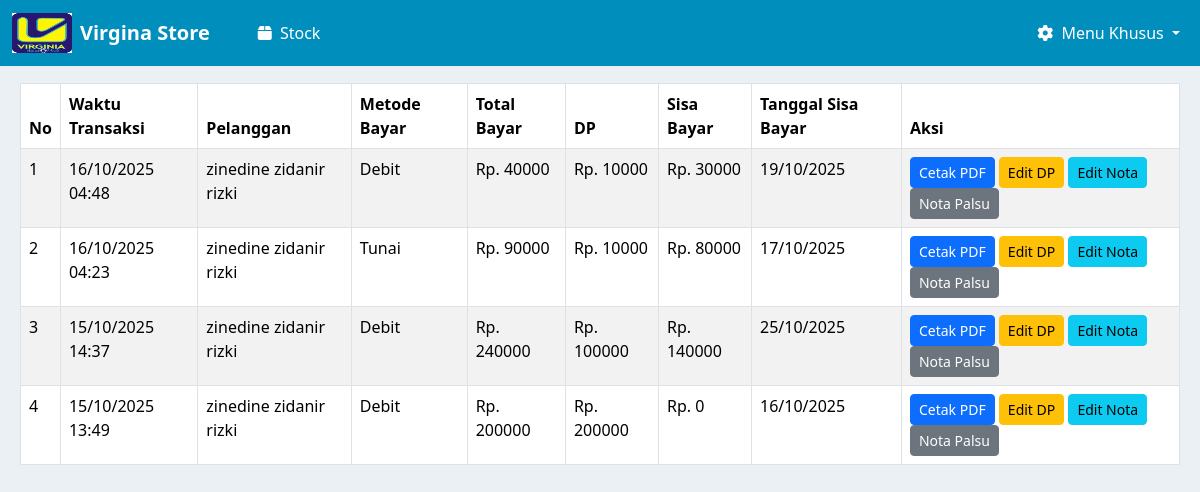
Before: /nota/cetak_nota_kosong/ with the older database file.
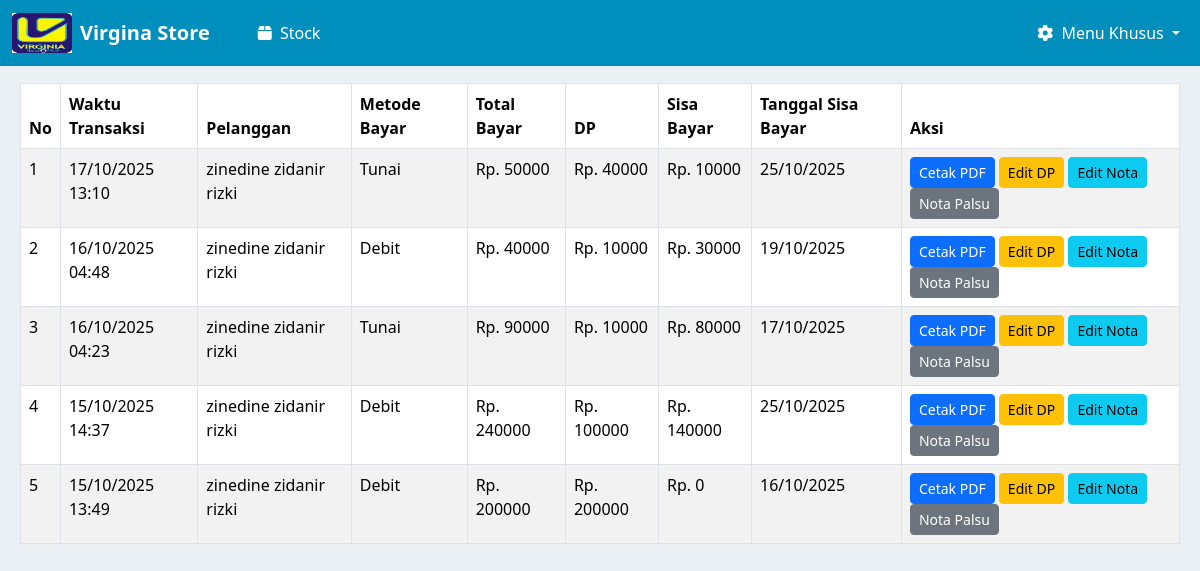
After: the same page with the newer database file.
### nota/models.py (models this page shows, shortened)
class NotaPayment(models.Model):
    PAYMENT_METHOD_CHOICES = [
        ('tunai', 'Tunai'),
        ('debit', 'Debit'),
    ]
    customer = models.ForeignKey(Customer, on_delete=models.CASCADE)
    tanggal_sisa_bayar = models.DateField()
    metode_pembayaran = models.CharField(max_length=10, choices=PAYMENT_METHOD_CHOICES)
    total_bayar = models.DecimalField(max_digits=12, decimal_places=2)
    dp = models.DecimalField(max_digits=12, decimal_places=2)
    sisa = models.DecimalField(max_digits=12, decimal_places=2)
    created_at = models.DateTimeField(auto_now_add=True)
    class Meta:
        verbose_name = "Nota Payment"
        verbose_name_plural = "Nota Payments"

### kasir/models.py (models this page shows, shortened)
class Customer(models.Model):
    nama = models.CharField(max_length=100)
    alamat_customer = models.TextField(blank=True, null=True)
    no_telpon_customer = models.CharField(max_length=20, blank=True, null=True)
    shipping_agent = models.CharField(max_length=100, blank=True, null=True)

### nota/views.py (the view)
# urls.py: path('cetak_nota_kosong/', views.cetak_nota_kosong, name='cetak-nota-kosong'),
def cetak_nota_kosong(request):
    notas = NotaPayment.objects.all().order_by('-created_at')
    return render(request, 'cetak_nota_kosong.html', {'notas': notas})

### nota/templates/cetak_nota_kosong.html (shortened to what this page needs)
{% extends 'base.html' %}
{% block content %}
<div class="" style="margin-left: 20px; margin-right: 20px;">
    <table class="table table-bordered table-striped mt-3">
        <thead>
            <tr>
                <th>No</th>
                <th>Waktu Transaksi</th>
                <th>Pelanggan</th>
                <th>Metode Bayar</th>
                <th>Total Bayar</th>
                <th>DP</th>
                <th>Sisa Bayar</th>
                <th>Tanggal Sisa Bayar</th>
                <th>Aksi</th>
            </tr>
        </thead>
        <tbody>
            {% for nota in notas %}
            <tr data-id="{{ nota.id }}" data-total="{{ nota.total_bayar }}" data-dp="{{ nota.dp }}" data-sisa="{{ nota.sisa }}" data-tanggal="{{ nota.tanggal_sisa_bayar|date:'Y-m-d' }}">
                <td>{{ forloop.counter }}</td>
                <td>{{ nota.created_at|date:"d/m/Y H:i" }}</td>
                <td>{{ nota.customer.nama }}</td>
                <td>{{ nota.get_metode_pembayaran_display }}</td>
                <td>Rp. {{ nota.total_bayar|floatformat:0 }}</td>
                <td>Rp. {{ nota.dp|floatformat:0 }}</td>
                <td>Rp. {{ nota.sisa|floatformat:0 }}</td>
                <td>{{ nota.tanggal_sisa_bayar|date:"d/m/Y" }}</td>
                <td>
                    <button class="btn btn-sm btn-primary" data-id="{{ nota.id }}" onclick="cetakPdf(this)">Cetak PDF</button>
                    <button class="btn btn-sm btn-warning" data-id="{{ nota.id }}" onclick="editDp(this)">Edit DP</button>
                    <button class="btn btn-sm btn-info" data-id="{{ nota.id }}" onclick="editNota(this)">Edit Nota</button>
                    <button class="btn btn-sm btn-secondary" data-id="{{ nota.id }}" onclick="notaPalsu(this)">Nota Palsu</button>
                </td>
            </tr>
            {% empty %}
            <tr><td colspan="9" class="text-center">Belum ada data</td></tr>
            {% endfor %}
        </tbody>
    </table>
</div>
{% endblock %}

Changed rows visible on the page:
added NotaPayment: created_at "17/10/2025 13:10", customer.nama "zinedine zidanir rizki", metode_pembayaran "Tunai", total_bayar "50000", dp "40000", sisa "10000", tanggal_sisa_bayar "25/10/2025"
